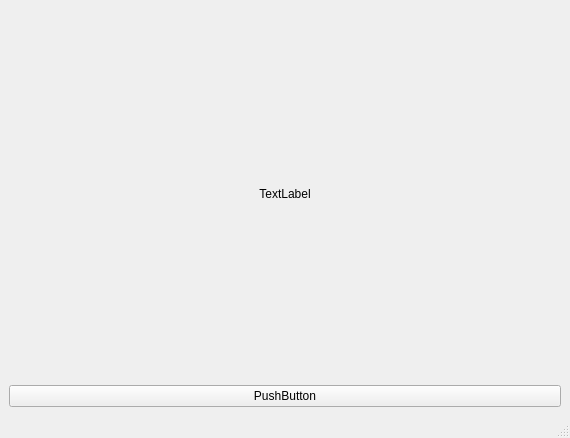
<?xml version="1.0" encoding="UTF-8"?>
<ui version="4.0">
 <class>MainWindow</class>
 <widget class="QMainWindow" name="MainWindow">
  <property name="geometry">
   <rect>
    <x>0</x>
    <y>0</y>
    <width>570</width>
    <height>438</height>
   </rect>
  </property>
  <property name="windowTitle">
   <string>MainWindow</string>
  </property>
  <widget class="QWidget" name="centralwidget">
   <layout class="QGridLayout" name="gridLayout">
    <item row="0" column="0">
     <layout class="QVBoxLayout" name="verticalLayout">
      <item>
       <widget class="QLabel" name="label">
        <property name="text">
         <string>TextLabel</string>
        </property>
        <property name="alignment">
         <set>Qt::AlignCenter</set>
        </property>
       </widget>
      </item>
      <item>
       <widget class="QPushButton" name="pushButton">
        <property name="text">
         <string>PushButton</string>
        </property>
       </widget>
      </item>
     </layout>
    </item>
   </layout>
  </widget>
  <widget class="QMenuBar" name="menubar">
   <property name="geometry">
    <rect>
     <x>0</x>
     <y>0</y>
     <width>570</width>
     <height>30</height>
    </rect>
   </property>
  </widget>
  <widget class="QStatusBar" name="statusbar"/>
 </widget>
 <resources/>
 <connections/>
</ui>
